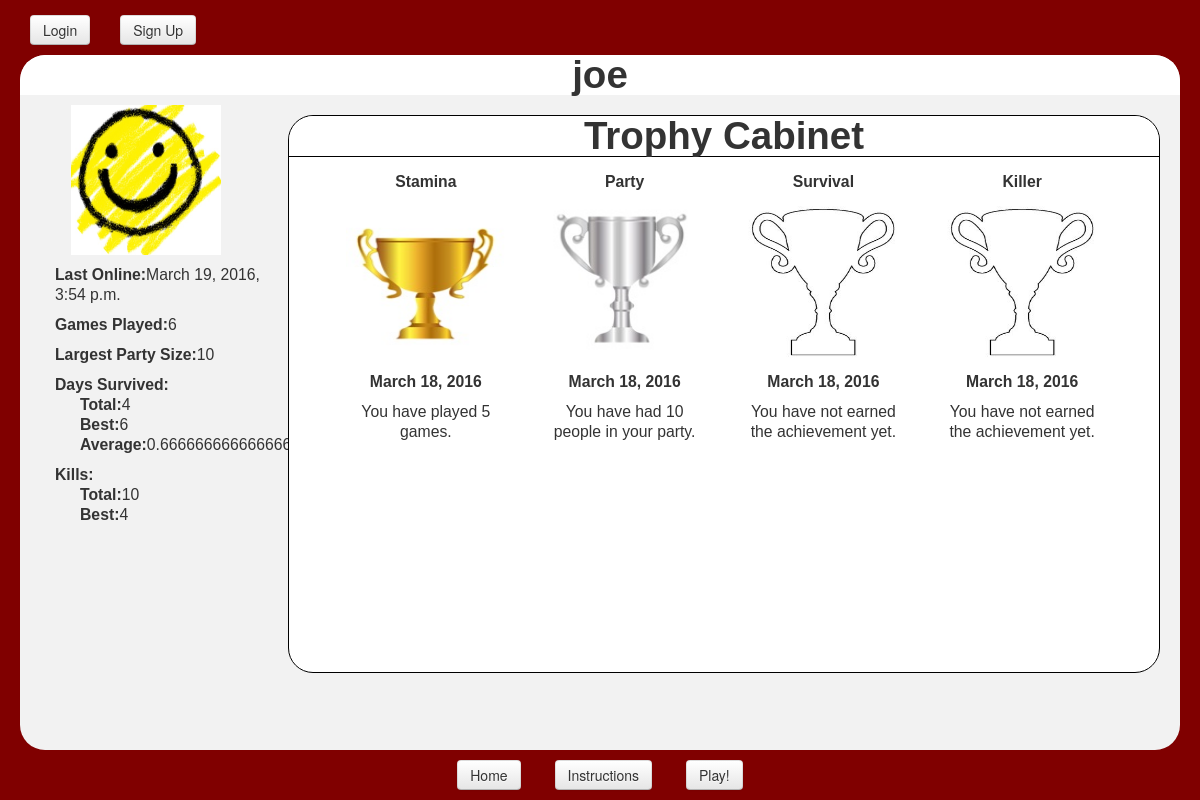
The app's page /zombie_search/profile/joe/ with its own data.
### zombie_search/models.py (models this page shows, shortened)
class Player(models.Model):
    user = models.OneToOneField(User)
    profile_picture = models.ImageField(upload_to = "player-proflies", blank=True)
    player_state = PickledObjectField()
    update_state = PickledObjectField()
    street = PickledObjectField()
    game_state = PickledObjectField()
    _time_left=PickledObjectField()
    games_played = models.IntegerField(default=0)
    total_days = models.IntegerField(default=0)
    avg_days = models.FloatField(default=0.0)
    most_days_survived = models.IntegerField(default=0)
    most_kills = models.IntegerField(default=0)
    total_kills = models.IntegerField(default=0)
    most_people = models.IntegerField(default=0)
    slug = models.SlugField(unique=True)

class Achievement(models.Model):
    player = models.ForeignKey(Player)
    badge = models.ForeignKey(Badge)
    date_awarded = models.DateField()

class Badge(models.Model):
    type = models.CharField(max_length=10)
    description = models.CharField(max_length=100)
    criteria = models.IntegerField(default=0)
    level = models.IntegerField(default=0)
    icon = models.URLField(blank=True)
    def __unicode__(self):
        return self.type

### zombie_search/views.py (the view)
# urls.py: url(r'^profile/(?P<user_slug>[\w\-]+)/$', views.profile, name ='profile'),
def profile(request, user_slug):
    try:
        player = Player.objects.get(slug=user_slug)
    except:
        player = None
    a = Achievement.objects.filter(player=player)
    achievements = []
    for achievement in a:
        achievements += [achievement]
    u = player.user == request.user
    context_dict = {'player': player,
					'u': u,
                    'achievements': achievements,
                    'slug': get_user_slug(request),
                    }
    return render(request, 'zombie_search/Profile.html', context_dict)

### zombie_search/views.py (called while the page is built)
def get_user_slug(request):
    username = request.user
    try:
        player = Player.objects.get(user = username)
        user_slug = player.slug
    except:
        user_slug = None
    return user_slug

### templates/zombie_search/Profile.html (shortened to what this page needs)
{% extends 'zombie_search/Base.html' %}
{% load static %}
{% block header %}{{ player.user.username }}{% endblock %}
{% block body %}
{% if player %}
	<div id="player_stats">
		{% if player.profile_picture %}
			<img src="{{ player.profile_picture.url }}" alt= "{{ player.user.username }}'s profile picture" />
		{% else %}
			<img src="{% static 'img/default_profilepic.jpg' %}" alt="default profile pic" />
		{% endif %}
		<ul>
			<li><strong>Last Online:</strong>{{ player.user.last_login }}</li>
			<li style="margin-top:10px"><strong>Games Played:</strong>{{ player.games_played }}</li>
			<li style="margin-top:10px"><strong>Largest Party Size:</strong>{{ player.most_people }}</li>
			<li style="margin-top:10px"><strong>Days Survived:</strong></li>
			<ul>
				<li><strong>Total:</strong>{{ player.total_days }}</li>
				<li><strong>Best:</strong>{{ player.most_days_survived }}</li>
				<li><strong>Average:</strong>{{ player.avg_days }}</li>
			</ul>
			<li style="margin-top:10px"><strong>Kills:</strong></li>
			<ul>
				<li><strong>Total:</strong>{{ player.total_kills }}</li>
				<li><strong>Best:</strong>{{ player.most_kills }}</li>
			</ul>
	</div>
	<div id="trophy">
		<h1>Trophy Cabinet</h1>
		{% for a in achievements %}
			<div id="badge">
				<li><strong>{{ a.badge }}</strong></li>
				<li><img src="{{ a.badge.icon }}" alt="{{ a.badge }} trophy" /></li>
				<li><strong>{{ a.date_awarded }}</strong>
				<li>{{ a.badge.description }}</li>
			</div>
		{% endfor %}
	</div>
{% else %}
	<strong style="float: center; font-size=200%"><br /> <br />No user found! Please try again...</strong>
{% endif %}
{% endblock %}

### static/css/base_style.css (style rules this page uses)
body { background-color: #800000; padding-bottom: 70px; overflow: auto; }
#main h1 { background-color: white; border-radius: 25px 25px 0px 0px; text-align: center; padding: 0px; margin: 0px; }
#player_stats { width: 20%; height: 90%; float: left; margin-left: 10px; display: inline; font-size: 75%; }
#player_stats img { margin-top: 10px; margin-bottom: 10px; width: 150px; height: 150px; }
#player_stats li { list-style: none; text-align: left; }
#trophy { background-color: white; margin-top: 20px; margin-right: 20px; font-family: "arial"; width: 75%; height: 80%; float: right; text-align: center; font-size: 150%; border-radius: 25px; border: solid black; border-width: 1px; }
#badge { display: inline-block; padding: 15px; height: 160px; width: 160px; }
#badge li { list-style: none; margin-bottom: 10px; font-size: 50%; }
#trophy h1 { border-bottom: solid black; border-width: 1px; }
#trophy img { display: inline; height: 160px; width: 160px; font-size:50%; }

### records on screen
Player: user.username "joe", user.last_login "March 19, 2016, 3:54 p.m.", games_played "6", most_people "10", total_days "4", most_days_survived "6", avg_days "0.6666666666666666", total_kills "10", most_kills "4"
Achievement: badge "Stamina", shows a picture, date_awarded "March 18, 2016", badge.description "You have played 5 games."
Achievement: badge "Party", shows a picture, date_awarded "March 18, 2016", badge.description "You have had 10 people in your party."
Achievement: badge "Survival", date_awarded "March 18, 2016", badge.description "You have not earned the achievement yet."
Achievement: badge "Killer", date_awarded "March 18, 2016", badge.description "You have not earned the achievement yet."
